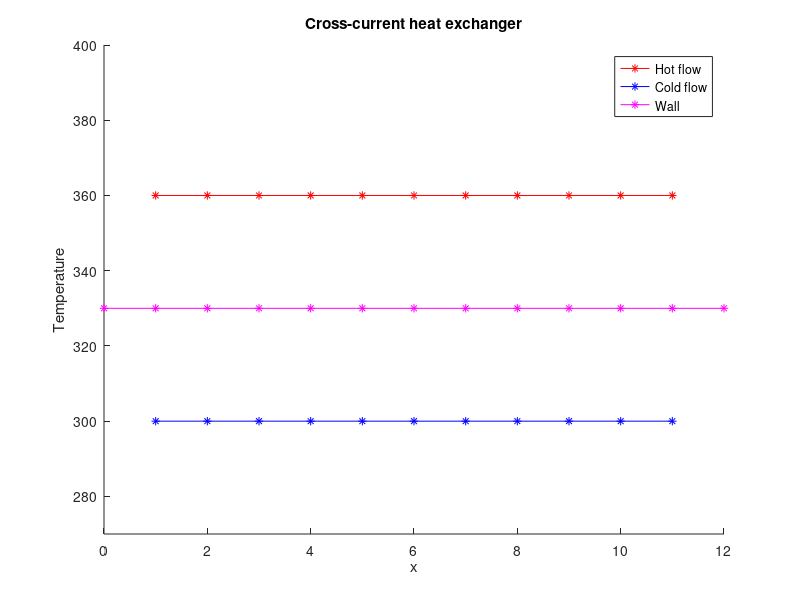

The MATLAB source for this figure: (Note: this script raises an error after producing the figure.)
% Countercurrent Double-Pipe Heat Exchanger 
% https://www.maplesoft.com/applications/view.aspx?SID=119402&view=html

clear all;
close all;
clc;

L = 1;

tF = 5;
Nx = 10;
Nt = 100;

dt = tF/Nt;
dx = L/Nx;

v1 = 0.6366197724;
v2 = 0.1657863990;
v3 = 0.00003585526318;
d1 = 0.9792;
d2 = 0.2986;
d3 = 2.3923;
d4 = 2.8708;

TH = zeros(1, Nx+1);
TC = zeros(1, Nx+1);
TW = zeros(1, Nx+1+2);  % +2 phantom nodes

fH = zeros(1, Nx+1);
fC = zeros(1, Nx+1);
fW = zeros(1, Nx+1+2);  % +2 phantom nodes

% Intial condition
TH(1:Nx+1) = 360;
TC(1:Nx+1) = 300;
TW(1:Nx+1+2) = 330;

h=figure;
hold on
h1 = plot(0,0,'r-*');
h2 = plot(0,0,'b-*');
h3 = plot(0,0,'m-*');
title('Cross-current heat exchanger')
ylim([270 400])
xlabel('x')
ylabel('Temperature')
legend('Hot flow', 'Cold flow', 'Wall')

xa = 1:Nx+1; % for advection
xb = 0:Nx+2; % for diffusion
for k = 1 : Nt
    set(h1,'XData',xa,'Ydata',TH);
    set(h2,'XData',xa,'Ydata',TC);
    set(h3,'XData',xb,'Ydata',TW);
    drawnow;
    
    write2gif(h, k, 'exp01.gif');
    
    TW = apply_bc(TW, L/Nx, ["Neumann", "Neumann"], [0, 0]);  
    
    % TW(2:end-1) : it means we ignore phantom nodes
    
    fH = -d1.*(TH-TW(2:end-1));
    TH = upwind_solver(TH, fH, v1, dt, dx);
    
    fC = d2.*(TH-TW(2:end-1));
    TC = downwind_solver(TC, fC, -v2, dt, dx);
    
    fW(2:end-1) = d3.*(TH-TW(2:end-1)) - d4.*(TW(2:end-1)-TC);
    TW = diffusion_solver(TW, fW, sqrt(v3), dx, dt);
end
